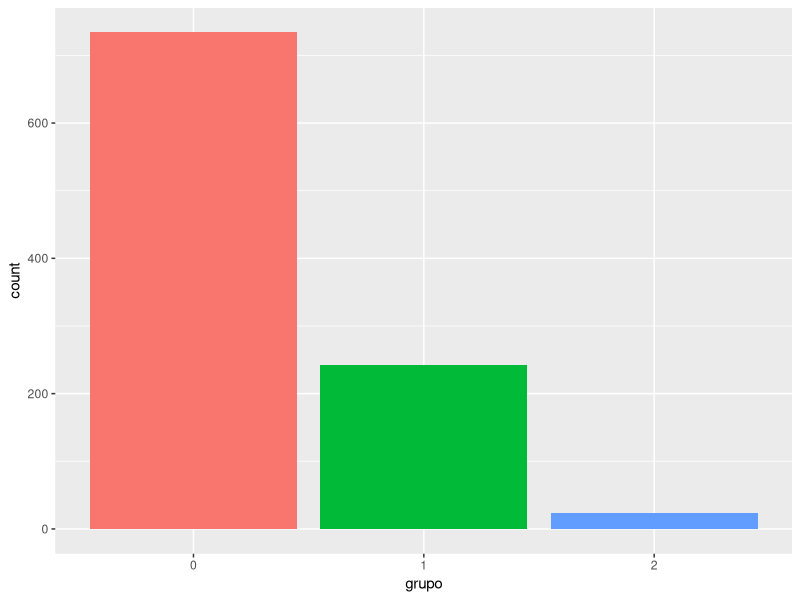
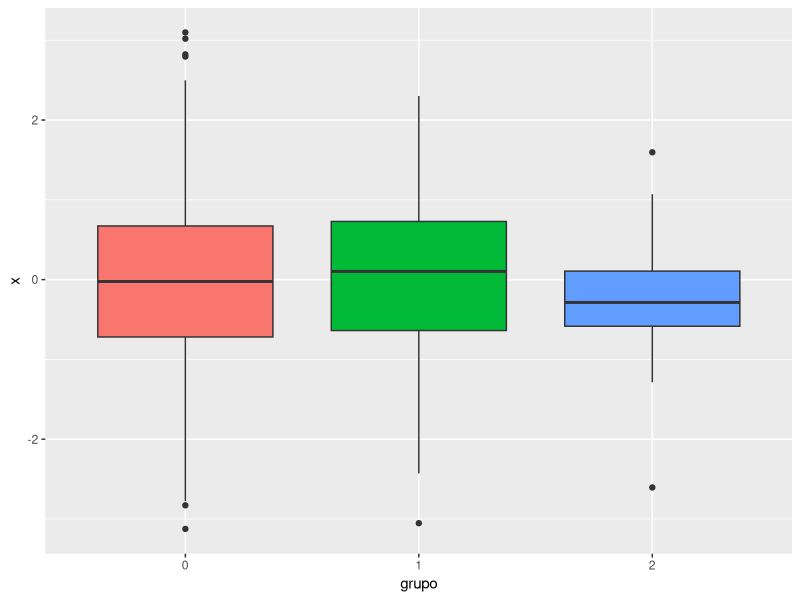

Write the R code that produced these figures, in order.
## ---- chunk 1
library(tidyverse)
x=rnorm(1000)
y=rbinom(1000,3,prob=0.1)
datos=tibble(x,grupo=factor(y))
## ---- chunk 2
ggplot(datos,aes(grupo))+
  geom_bar(aes(fill=grupo))+
  theme(legend.position = "none")
## ---- chunk 3
ggplot(datos,aes(grupo,x))+
  geom_boxplot(aes(fill=grupo))+
  #coord_flip()+
  theme(legend.position = "none")
